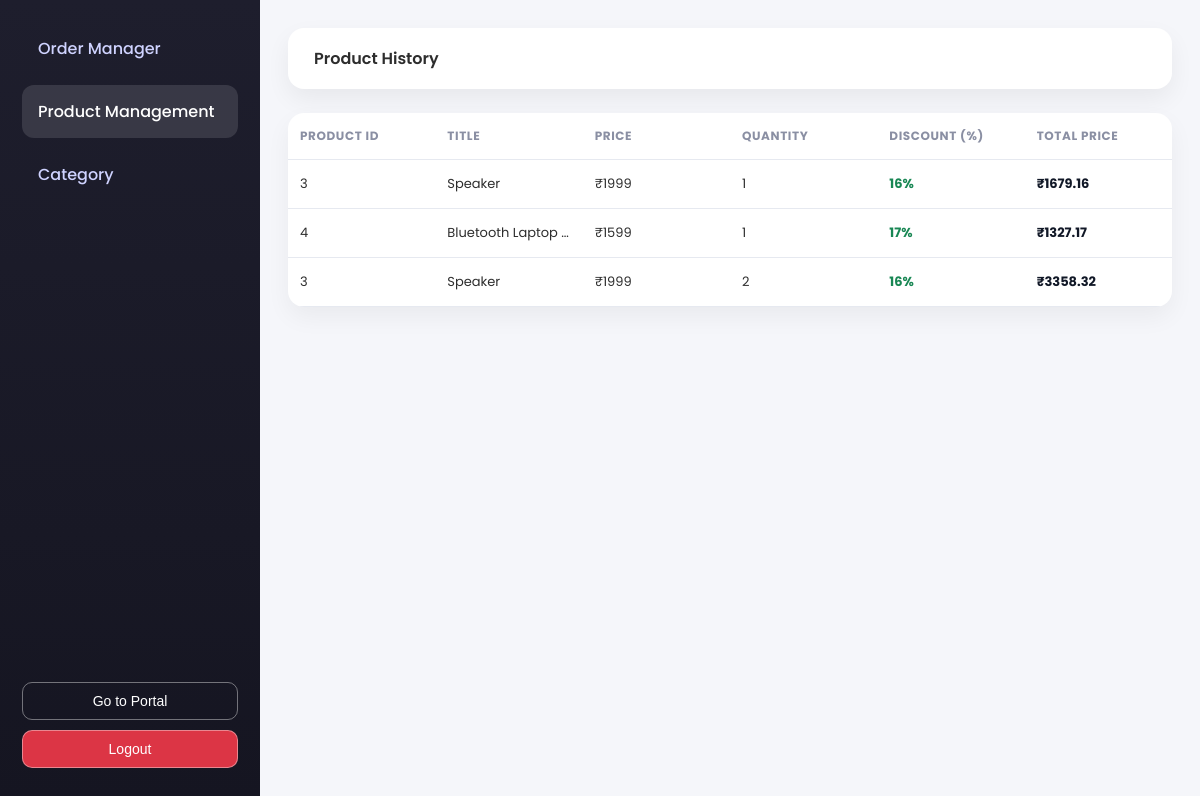
/products/get-orders/1/productmanager (signed in), run on the app's committed database.
### db.py (models this page shows)
class Order(Base):
    __tablename__ = "orders"
    o_id=Column(Integer,primary_key=True,index=True)
    c_id = Column(Integer,ForeignKey("users.id"))
    p_id=Column(Integer,ForeignKey("products.p_id"))
    total_price=Column(Integer,nullable=False)
    is_delivered=Column(Boolean,default=False)
    payment_status=Column(String, nullable=False, default="pending")
    quantity=Column(Integer,nullable=False)
    payment = relationship("Payment", back_populates="order", uselist=False)

class Products(Base):
    __tablename__ = "products"
    p_id=Column(Integer,primary_key=True,index=True)
    title=Column(String,nullable=False,unique=True)
    description=Column(String)
    price=Column(Integer,nullable=False)
    discount=Column(Integer,nullable=False)
    image=Column(String,nullable=False)
    category=Column(String,nullable=False)

### main.py (the view)
@app.get("/products/get-orders/{user_id}/productmanager",response_model=list[ProductManger],tags=["Product manager endpoint"])
def product_manager(request:Request,user_id:int,current_user:User = Depends(user_authentication),db:Session=Depends(get_db)):
    if current_user.id != user_id:
        return RedirectResponse("/", 303)
    pro=db.query(Order,Products).join(Products,Order.p_id==Products.p_id).filter(Order.c_id==current_user.id).all()
    response=[]
    for o,p in pro :
        response.append(ProductManger(p_id=p.p_id,title=p.title,price=p.price,quantity=o.quantity,discount=p.discount,total_price=o.total_price))
    response= templates.TemplateResponse("product_manager.html",{"request":request,"user_id":current_user.id,"pro":response})
    return no_cache(response)

### Template/product_manager.html (shortened to what this page needs)
<!DOCTYPE html>
<html lang="en">
<head>
    <link href="{{ url_for('static', path='/style2.css') }}" rel="stylesheet">
</head>
<body>
    <div class="dashboard">
        <aside class="sidebar">
            <ul class="menu">
                <li>
                    <a href="/products/get-orders/{{user_id}}">
                        Order Manager
                    </a>
                </li>
                <li class="active">
                    <a href="#">Product Management</a>
                </li>
                <li>
                    <a href="/products/get-orders/{{user_id}}/category">
                        Category
                    </a>
                </li>
            </ul>
            <div class="sidebar-footer">
                <button onclick="firstfunction()">
                    Go to Portal
                </button>
                <a href="/logout"><button>Logout</button></a>
            </div>
        </aside>
        <main class="content">
            <header class="topbar">
                <h4>Product History</h4>
            </header>
            {% if pro %}
            <div>
                <div class="card">
                    <table>
                        <thead>
                            <tr>
                                <th>Product ID</th>
                                <th>Title</th>
                                <th>Price</th>
                                <th>Quantity</th>
                                <th>Discount (%)</th>
                                <th>Total Price</th>
                            </tr>
                        </thead>
                        <tbody>
                            {% for p in pro %}
                            <tr>
                                <td>{{ p.p_id }}</td>
                                <td>{{ p.title }}</td>
                                <td>₹{{ p.price }}</td>
                                <td>{{ p.quantity }}</td>
                                <td class="discount-value">
                                    {{ p.discount }}%
                                </td>
                                <td class="total-price">
                                    ₹{{ p.total_price }}
                                </td>
                            </tr>
                            {% endfor %}
                        </tbody>
                    </table>
                </div>
            </div>
            {% else %}
            <div>
                <p>📦 No products found.</p>
            </div>
            {% endif %}
        </main>
    </div>
</body>
</html>

### static/style2.css (style rules this page uses)
* { box-sizing: border-box; }
body { margin: 0; background: #f5f6fa; font-family: 'Poppins', sans-serif; color: #2d2d2d; }
.dashboard { display: flex; min-height: 100vh; width: 100%; }
.sidebar { width: 260px; background: linear-gradient(180deg, #1e1e2d, #151521); color: #ffffff; display: flex; flex-direction: column; padding: 22px; }
.menu { list-style: none; padding: 0; margin: 0; }
.menu li { margin-bottom: 10px; }
.menu a { display: block; padding: 14px 16px; border-radius: 12px; text-decoration: none; color: #cfd3ff; font-weight: 500; transition: all 0.25s ease; }
.menu a:hover, .menu li.active a { background: rgba(255, 255, 255, 0.12); color: #ffffff; }
.sidebar-footer { margin-top: auto; padding-top: 18px; }
.sidebar-footer button { width: 100%; padding: 10px; border-radius: 10px; font-size: 14px; border: none; cursor: pointer; }
.sidebar-footer button:first-child { background: transparent; color: #ffffff; border: 1px solid rgba(255,255,255,0.4); margin-bottom: 10px; }
.sidebar-footer button:last-child { background: #dc3545; color: #ffffff; }
.content { flex: 1; padding: 28px; overflow-x: hidden; }
.topbar { background: #ffffff; padding: 18px 26px; border-radius: 16px; box-shadow: 0 10px 25px rgba(0, 0, 0, 0.06); margin-bottom: 24px; }
.topbar h4 { margin: 0; font-weight: 600; }
.card { background: #ffffff; border-radius: 16px; overflow-x: auto; box-shadow: 0 10px 25px rgba(0, 0, 0, 0.05); }
table { width: 100%; border-collapse: collapse; table-layout: fixed; }
th, td { padding: 14px 12px; border-bottom: 1px solid #e6e9f0; text-align: left; font-size: 13px; white-space: nowrap; overflow: hidden; text-overflow: ellipsis; }
th { font-size: 12px; letter-spacing: 0.05em; text-transform: uppercase; color: #8a8fa3; }
.discount-value { font-weight: 700; color: #198754; }
.total-price { font-weight: 700; color: #111827; }

### data on the page
Order: p_id "3", title "Speaker", price "1999", quantity "1", discount "16", total_price "1679.16"
Order: p_id "4", title "Bluetooth Laptop…", price "1599", quantity "1", discount "17", total_price "1327.17"
Products: title "Speaker", price "1999"
Order: total_price "3358.32"

### other printed values
{{ p.p_id }} "3"
{{ p.quantity }} "2"
{{ p.discount }} "16"
